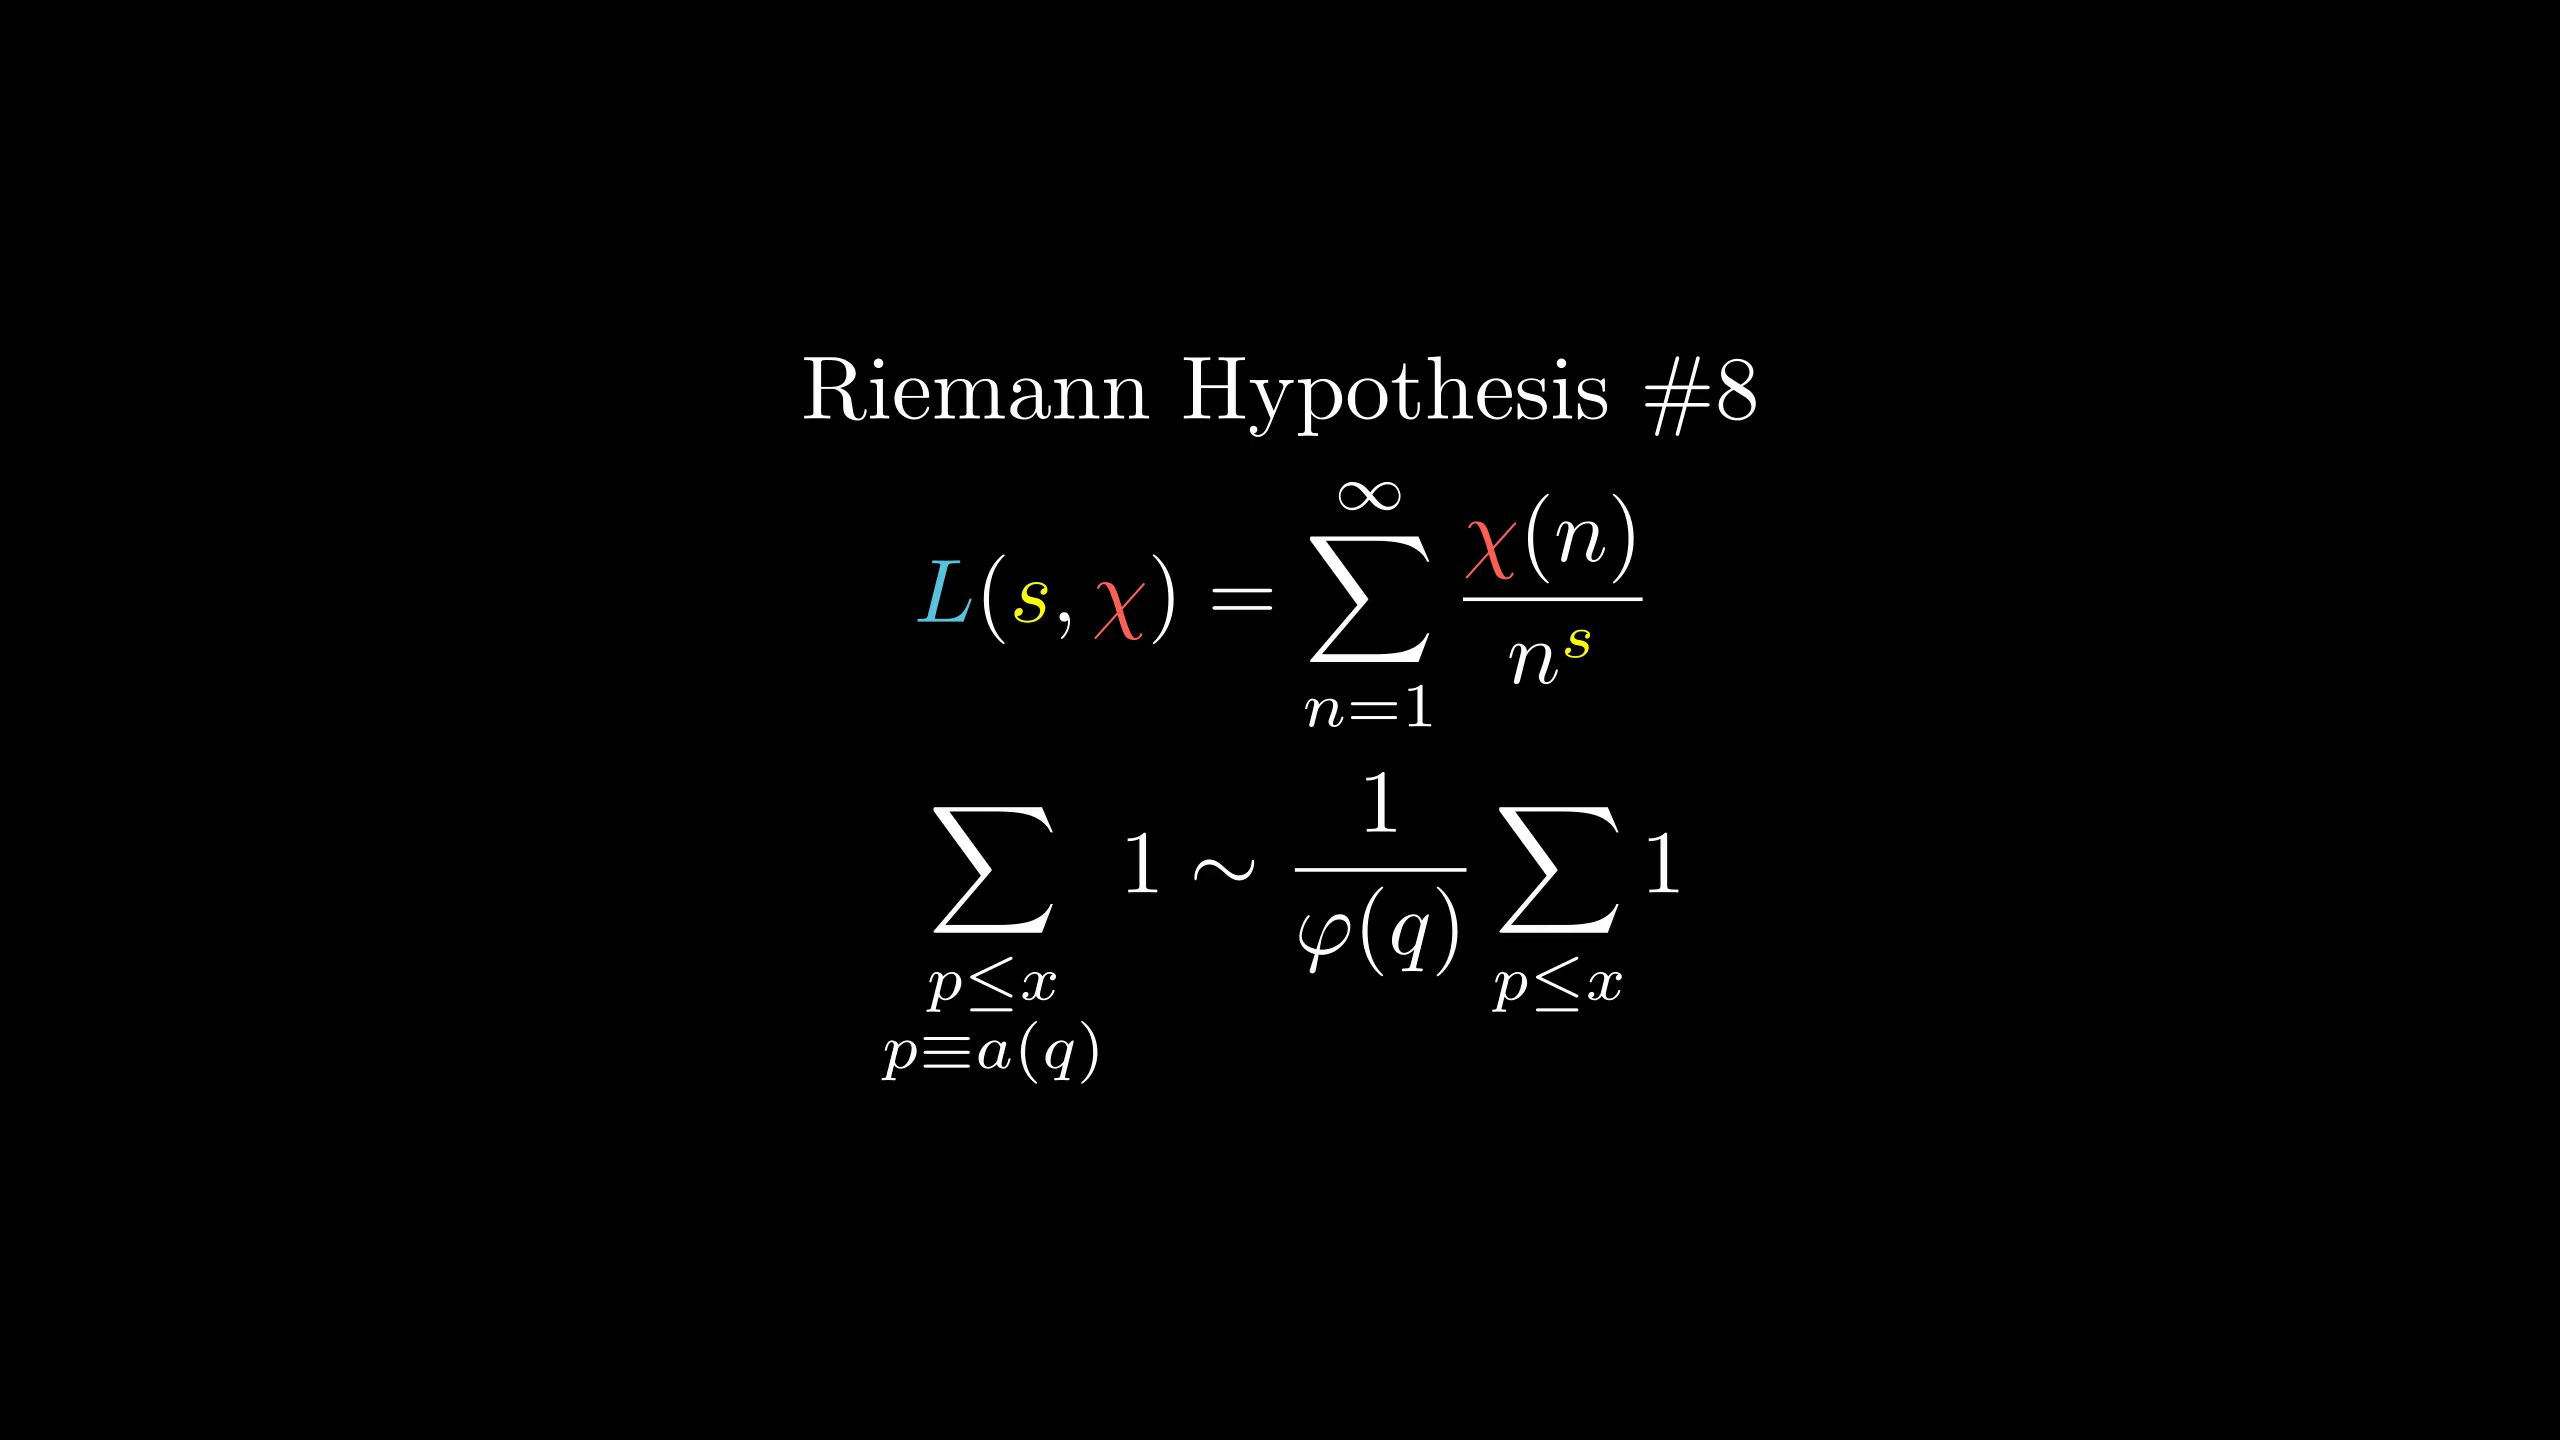

Write Python code to recreate this figure.
from manimlib.imports import *

class FooScene(Scene):
    def construct(self):
        tit=TextMobject(r"Riemann Hypothesis \#8")
        fml=TexMobject(r"L({s},\chi)=\sum_{n=1}^\infty{\chi(n)\over n^s}",
                tex_to_color_map={
                    "{s}":YELLOW,
                    "^s":YELLOW,
                    r"\chi":RED,
                    "L":BLUE
                })
        fml2=TexMobject(r"\sum_{\substack{p\le x\\p\equiv a(q)}}1\sim{1\over\varphi(q)}\sum_{p\le x}1")
        self.add(VGroup(tit,fml,fml2).arrange(DOWN))
        self.wait()
